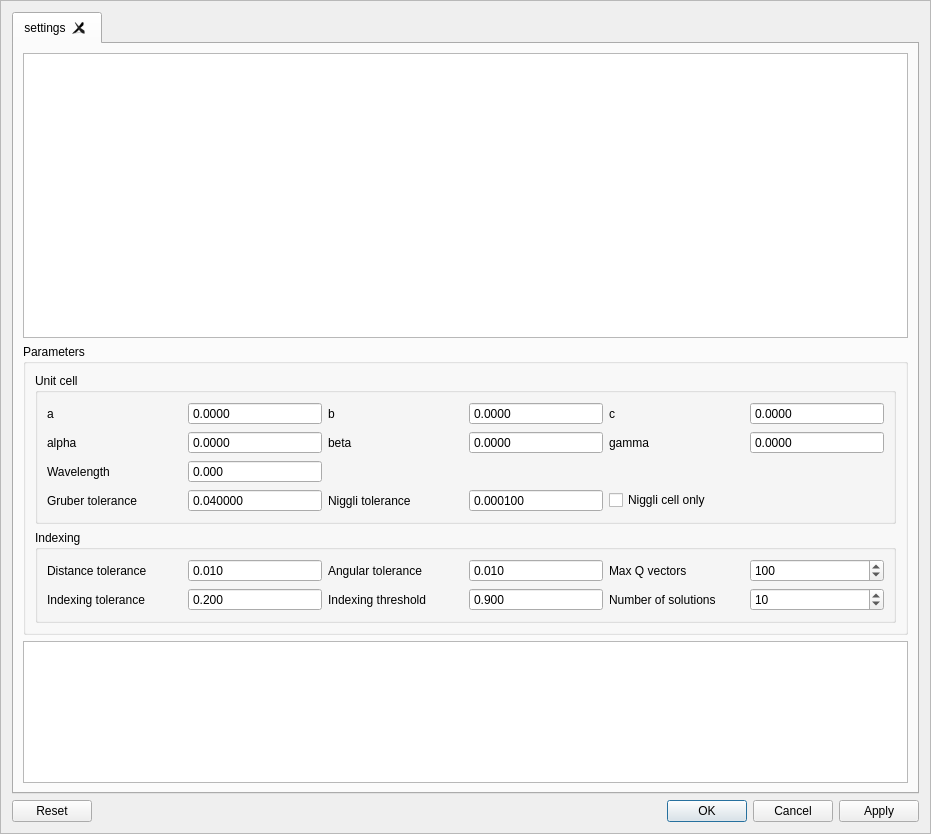
<?xml version="1.0" encoding="UTF-8"?>
<ui version="4.0">
 <class>FrameUserDefinedUnitCellIndexer</class>
 <widget class="NSXQFrame" name="FrameUserDefinedUnitCellIndexer">
  <property name="geometry">
   <rect>
    <x>0</x>
    <y>0</y>
    <width>931</width>
    <height>834</height>
   </rect>
  </property>
  <property name="windowTitle">
   <string>User defined unit cell indexer</string>
  </property>
  <property name="frameShape">
   <enum>QFrame::StyledPanel</enum>
  </property>
  <property name="frameShadow">
   <enum>QFrame::Raised</enum>
  </property>
  <layout class="QVBoxLayout" name="verticalLayout_3">
   <item>
    <widget class="QTabWidget" name="tabs">
     <property name="currentIndex">
      <number>0</number>
     </property>
     <property name="tabsClosable">
      <bool>true</bool>
     </property>
     <widget class="QWidget" name="settings">
      <attribute name="title">
       <string>settings</string>
      </attribute>
      <layout class="QVBoxLayout" name="verticalLayout_2" stretch="2,0,1">
       <item>
        <widget class="PeakTableView" name="peaks"/>
       </item>
       <item>
        <widget class="QGroupBox" name="groupBox_2">
         <property name="title">
          <string>Parameters</string>
         </property>
         <layout class="QVBoxLayout" name="verticalLayout">
          <item>
           <widget class="QGroupBox" name="groupBox_3">
            <property name="title">
             <string>Unit cell</string>
            </property>
            <layout class="QGridLayout" name="gridLayout">
             <item row="3" column="1">
              <widget class="QDoubleSpinBox" name="gruber_tolerance">
               <property name="buttonSymbols">
                <enum>QAbstractSpinBox::NoButtons</enum>
               </property>
               <property name="decimals">
                <number>6</number>
               </property>
               <property name="maximum">
                <double>1.000000000000000</double>
               </property>
               <property name="singleStep">
                <double>0.000100000000000</double>
               </property>
               <property name="value">
                <double>0.040000000000000</double>
               </property>
              </widget>
             </item>
             <item row="3" column="3">
              <widget class="QDoubleSpinBox" name="niggli_tolerance">
               <property name="buttonSymbols">
                <enum>QAbstractSpinBox::NoButtons</enum>
               </property>
               <property name="prefix">
                <string/>
               </property>
               <property name="decimals">
                <number>6</number>
               </property>
               <property name="maximum">
                <double>1.000000000000000</double>
               </property>
               <property name="singleStep">
                <double>0.000100000000000</double>
               </property>
               <property name="value">
                <double>0.000100000000000</double>
               </property>
              </widget>
             </item>
             <item row="1" column="3">
              <widget class="QDoubleSpinBox" name="beta">
               <property name="toolTip">
                <string>&lt;html&gt;&lt;head/&gt;&lt;body&gt;&lt;p&gt;The \u03B2 angle (in \u00B0)&lt;/p&gt;&lt;/body&gt;&lt;/html&gt;</string>
               </property>
               <property name="readOnly">
                <bool>false</bool>
               </property>
               <property name="buttonSymbols">
                <enum>QAbstractSpinBox::NoButtons</enum>
               </property>
               <property name="decimals">
                <number>4</number>
               </property>
               <property name="minimum">
                <double>-180.000000000000000</double>
               </property>
               <property name="maximum">
                <double>180.000000000000000</double>
               </property>
              </widget>
             </item>
             <item row="1" column="4">
              <widget class="QLabel" name="label_gamma">
               <property name="text">
                <string>gamma</string>
               </property>
              </widget>
             </item>
             <item row="0" column="0">
              <widget class="QLabel" name="label_a">
               <property name="text">
                <string>a</string>
               </property>
              </widget>
             </item>
             <item row="0" column="1">
              <widget class="QDoubleSpinBox" name="a">
               <property name="toolTip">
                <string>&lt;html&gt;&lt;head/&gt;&lt;body&gt;&lt;p&gt;The a axis length (in \u212B)&lt;/p&gt;&lt;/body&gt;&lt;/html&gt;</string>
               </property>
               <property name="readOnly">
                <bool>false</bool>
               </property>
               <property name="buttonSymbols">
                <enum>QAbstractSpinBox::NoButtons</enum>
               </property>
               <property name="decimals">
                <number>4</number>
               </property>
               <property name="maximum">
                <double>1000000.000000000000000</double>
               </property>
              </widget>
             </item>
             <item row="0" column="4">
              <widget class="QLabel" name="label_c">
               <property name="text">
                <string>c</string>
               </property>
              </widget>
             </item>
             <item row="0" column="5">
              <widget class="QDoubleSpinBox" name="c">
               <property name="toolTip">
                <string>&lt;html&gt;&lt;head/&gt;&lt;body&gt;&lt;p&gt;The c axis length (in \u212B)&lt;/p&gt;&lt;/body&gt;&lt;/html&gt;</string>
               </property>
               <property name="readOnly">
                <bool>false</bool>
               </property>
               <property name="buttonSymbols">
                <enum>QAbstractSpinBox::NoButtons</enum>
               </property>
               <property name="decimals">
                <number>4</number>
               </property>
               <property name="maximum">
                <double>1000000.000000000000000</double>
               </property>
              </widget>
             </item>
             <item row="0" column="2">
              <widget class="QLabel" name="label_b">
               <property name="text">
                <string>b</string>
               </property>
              </widget>
             </item>
             <item row="1" column="0">
              <widget class="QLabel" name="label_alpha">
               <property name="text">
                <string>alpha</string>
               </property>
              </widget>
             </item>
             <item row="1" column="2">
              <widget class="QLabel" name="label_beta">
               <property name="text">
                <string>beta</string>
               </property>
              </widget>
             </item>
             <item row="3" column="4">
              <widget class="QCheckBox" name="niggli_only">
               <property name="text">
                <string>Niggli cell only</string>
               </property>
              </widget>
             </item>
             <item row="1" column="1">
              <widget class="QDoubleSpinBox" name="alpha">
               <property name="toolTip">
                <string>&lt;html&gt;&lt;head/&gt;&lt;body&gt;&lt;p&gt;The \u03B1 angle (in \u00B0)&lt;/p&gt;&lt;/body&gt;&lt;/html&gt;</string>
               </property>
               <property name="readOnly">
                <bool>false</bool>
               </property>
               <property name="buttonSymbols">
                <enum>QAbstractSpinBox::NoButtons</enum>
               </property>
               <property name="decimals">
                <number>4</number>
               </property>
               <property name="minimum">
                <double>-180.000000000000000</double>
               </property>
               <property name="maximum">
                <double>180.000000000000000</double>
               </property>
              </widget>
             </item>
             <item row="0" column="3">
              <widget class="QDoubleSpinBox" name="b">
               <property name="toolTip">
                <string>&lt;html&gt;&lt;head/&gt;&lt;body&gt;&lt;p&gt;The b axis length (in \u212B)&lt;/p&gt;&lt;/body&gt;&lt;/html&gt;</string>
               </property>
               <property name="readOnly">
                <bool>false</bool>
               </property>
               <property name="buttonSymbols">
                <enum>QAbstractSpinBox::NoButtons</enum>
               </property>
               <property name="decimals">
                <number>4</number>
               </property>
               <property name="maximum">
                <double>1000000.000000000000000</double>
               </property>
              </widget>
             </item>
             <item row="1" column="5">
              <widget class="QDoubleSpinBox" name="gamma">
               <property name="toolTip">
                <string>&lt;html&gt;&lt;head/&gt;&lt;body&gt;&lt;p&gt;The \u03B3 angle (in \u00B0)&lt;/p&gt;&lt;/body&gt;&lt;/html&gt;</string>
               </property>
               <property name="readOnly">
                <bool>false</bool>
               </property>
               <property name="buttonSymbols">
                <enum>QAbstractSpinBox::NoButtons</enum>
               </property>
               <property name="decimals">
                <number>4</number>
               </property>
               <property name="minimum">
                <double>-180.000000000000000</double>
               </property>
               <property name="maximum">
                <double>180.000000000000000</double>
               </property>
              </widget>
             </item>
             <item row="3" column="0">
              <widget class="QLabel" name="label_2">
               <property name="text">
                <string>Gruber tolerance</string>
               </property>
               <property name="alignment">
                <set>Qt::AlignLeading|Qt::AlignLeft|Qt::AlignVCenter</set>
               </property>
              </widget>
             </item>
             <item row="3" column="2">
              <widget class="QLabel" name="label">
               <property name="text">
                <string>Niggli tolerance</string>
               </property>
               <property name="alignment">
                <set>Qt::AlignLeading|Qt::AlignLeft|Qt::AlignVCenter</set>
               </property>
              </widget>
             </item>
             <item row="2" column="0">
              <widget class="QLabel" name="label_wavelength">
               <property name="text">
                <string>Wavelength</string>
               </property>
              </widget>
             </item>
             <item row="2" column="1">
              <widget class="QDoubleSpinBox" name="wavelength">
               <property name="buttonSymbols">
                <enum>QAbstractSpinBox::NoButtons</enum>
               </property>
               <property name="decimals">
                <number>3</number>
               </property>
               <property name="singleStep">
                <double>0.010000000000000</double>
               </property>
              </widget>
             </item>
            </layout>
           </widget>
          </item>
          <item>
           <widget class="QGroupBox" name="groupBox_4">
            <property name="title">
             <string>Indexing</string>
            </property>
            <layout class="QGridLayout" name="gridLayout_2">
             <item row="0" column="3">
              <widget class="QDoubleSpinBox" name="angular_tolerance">
               <property name="buttonSymbols">
                <enum>QAbstractSpinBox::NoButtons</enum>
               </property>
               <property name="decimals">
                <number>3</number>
               </property>
               <property name="maximum">
                <double>1.000000000000000</double>
               </property>
               <property name="singleStep">
                <double>0.010000000000000</double>
               </property>
               <property name="value">
                <double>0.010000000000000</double>
               </property>
              </widget>
             </item>
             <item row="1" column="0">
              <widget class="QLabel" name="indexing_tolerance_label">
               <property name="text">
                <string>Indexing tolerance</string>
               </property>
              </widget>
             </item>
             <item row="0" column="2">
              <widget class="QLabel" name="label_6">
               <property name="text">
                <string>Angular tolerance</string>
               </property>
              </widget>
             </item>
             <item row="1" column="3">
              <widget class="QDoubleSpinBox" name="indexing_threshold">
               <property name="buttonSymbols">
                <enum>QAbstractSpinBox::NoButtons</enum>
               </property>
               <property name="decimals">
                <number>3</number>
               </property>
               <property name="minimum">
                <double>0.500000000000000</double>
               </property>
               <property name="maximum">
                <double>1.000000000000000</double>
               </property>
               <property name="singleStep">
                <double>0.100000000000000</double>
               </property>
               <property name="value">
                <double>0.900000000000000</double>
               </property>
              </widget>
             </item>
             <item row="0" column="0">
              <widget class="QLabel" name="label_5">
               <property name="text">
                <string>Distance tolerance</string>
               </property>
              </widget>
             </item>
             <item row="1" column="1">
              <widget class="QDoubleSpinBox" name="indexing_tolerance">
               <property name="buttonSymbols">
                <enum>QAbstractSpinBox::NoButtons</enum>
               </property>
               <property name="decimals">
                <number>3</number>
               </property>
               <property name="maximum">
                <double>1.000000000000000</double>
               </property>
               <property name="singleStep">
                <double>0.100000000000000</double>
               </property>
               <property name="value">
                <double>0.200000000000000</double>
               </property>
              </widget>
             </item>
             <item row="0" column="1">
              <widget class="QDoubleSpinBox" name="distance_tolerance">
               <property name="buttonSymbols">
                <enum>QAbstractSpinBox::NoButtons</enum>
               </property>
               <property name="decimals">
                <number>3</number>
               </property>
               <property name="maximum">
                <double>1.000000000000000</double>
               </property>
               <property name="singleStep">
                <double>0.010000000000000</double>
               </property>
               <property name="value">
                <double>0.010000000000000</double>
               </property>
              </widget>
             </item>
             <item row="1" column="2">
              <widget class="QLabel" name="indexing_threshold_label">
               <property name="text">
                <string>Indexing threshold</string>
               </property>
              </widget>
             </item>
             <item row="1" column="4">
              <widget class="QLabel" name="label_4">
               <property name="text">
                <string>Number of solutions</string>
               </property>
               <property name="alignment">
                <set>Qt::AlignLeading|Qt::AlignLeft|Qt::AlignVCenter</set>
               </property>
              </widget>
             </item>
             <item row="1" column="5">
              <widget class="QSpinBox" name="n_solutions">
               <property name="wrapping">
                <bool>true</bool>
               </property>
               <property name="buttonSymbols">
                <enum>QAbstractSpinBox::UpDownArrows</enum>
               </property>
               <property name="minimum">
                <number>1</number>
               </property>
               <property name="maximum">
                <number>1000</number>
               </property>
               <property name="value">
                <number>10</number>
               </property>
              </widget>
             </item>
             <item row="0" column="4">
              <widget class="QLabel" name="label_3">
               <property name="text">
                <string>Max Q vectors</string>
               </property>
              </widget>
             </item>
             <item row="0" column="5">
              <widget class="QSpinBox" name="max_n_q_vectors">
               <property name="wrapping">
                <bool>true</bool>
               </property>
               <property name="minimum">
                <number>10</number>
               </property>
               <property name="maximum">
                <number>500</number>
               </property>
               <property name="value">
                <number>100</number>
               </property>
              </widget>
             </item>
            </layout>
           </widget>
          </item>
         </layout>
        </widget>
       </item>
       <item>
        <widget class="QTableView" name="unit_cells">
         <property name="sizeAdjustPolicy">
          <enum>QAbstractScrollArea::AdjustIgnored</enum>
         </property>
        </widget>
       </item>
      </layout>
     </widget>
    </widget>
   </item>
   <item>
    <widget class="QDialogButtonBox" name="actions">
     <property name="standardButtons">
      <set>QDialogButtonBox::Apply|QDialogButtonBox::Cancel|QDialogButtonBox::Ok|QDialogButtonBox::Reset</set>
     </property>
    </widget>
   </item>
  </layout>
 </widget>
 <customwidgets>
  <customwidget>
   <class>PeakTableView</class>
   <extends>QTableView</extends>
   <header>apps/views/PeakTableView.h</header>
  </customwidget>
  <customwidget>
   <class>NSXQFrame</class>
   <extends>QFrame</extends>
   <header>apps/frames/NSXQFrame.h</header>
   <container>1</container>
  </customwidget>
 </customwidgets>
 <tabstops>
  <tabstop>peaks</tabstop>
  <tabstop>a</tabstop>
  <tabstop>b</tabstop>
  <tabstop>c</tabstop>
  <tabstop>alpha</tabstop>
  <tabstop>beta</tabstop>
  <tabstop>gamma</tabstop>
  <tabstop>wavelength</tabstop>
  <tabstop>gruber_tolerance</tabstop>
  <tabstop>niggli_tolerance</tabstop>
  <tabstop>niggli_only</tabstop>
  <tabstop>distance_tolerance</tabstop>
  <tabstop>angular_tolerance</tabstop>
  <tabstop>max_n_q_vectors</tabstop>
  <tabstop>indexing_tolerance</tabstop>
  <tabstop>indexing_threshold</tabstop>
  <tabstop>n_solutions</tabstop>
  <tabstop>unit_cells</tabstop>
  <tabstop>tabs</tabstop>
 </tabstops>
 <resources/>
 <connections/>
</ui>
